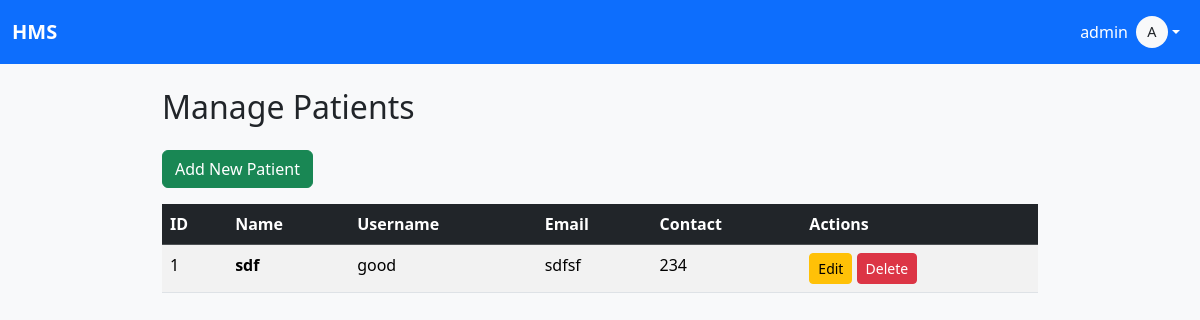
The page /admin/patients (signed in) on the database as committed earlier.
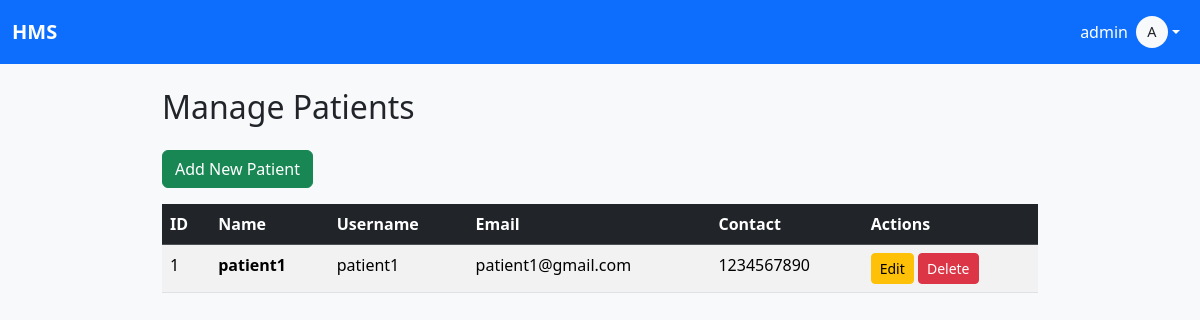
The same page on the database as committed later.
### app.py (models this page shows)
class PatientProfile(db.Model):
    id = db.Column(db.Integer, primary_key=True)
    email = db.Column(db.String(120), unique=True, nullable=False)
    contact = db.Column(db.String(20), nullable=False)
    address = db.Column(db.String(200), nullable=False)
    dob = db.Column(db.Date, nullable=False)
    user_id = db.Column(db.Integer, db.ForeignKey('user.id'), unique=True)

class User(UserMixin, db.Model):
    id = db.Column(db.Integer, primary_key=True)
    username = db.Column(db.String(50), unique=True, nullable=False)
    password_hash = db.Column(db.String(128), nullable=False)
    role = db.Column(db.String(20), nullable=False)  # admin, doctor, patient
    name = db.Column(db.String(100), nullable=False)
    profile_pic = db.Column(db.String(150), default='default.jpg')
    doctor = db.relationship('DoctorProfile', backref='user', uselist=False)
    patient = db.relationship('PatientProfile', backref='user', uselist=False)

### app.py (the view)
@app.route("/admin/patients")
@login_required
def manage_patients():
    if current_user.role != "admin": abort(403)
    return render_template("manage_patients.html", patients=PatientProfile.query.all())

### app.py (called while the page is built)
@login_manager.user_loader
def load_user(user_id):
    return User.query.get(int(user_id))

@app.context_processor
def inject_user():
    return dict(current_user=current_user, now=datetime.now())

### templates/manage_patients.html
{% extends "base.html" %}
{% block content %}
<h2 class="mb-4">Manage Patients</h2>
<a href="{{ url_for('add_patient') }}" class="btn btn-success mb-3">Add New Patient</a>
<table class="table table-striped table-hover">
  <thead class="table-dark">
    <tr>
      <th>ID</th>
      <th>Name</th>
      <th>Username</th>
      <th>Email</th>
      <th>Contact</th>
      <th>Actions</th>
    </tr>
  </thead>
  <tbody>
    {% for patient in patients %}
    <tr>
      <td>{{ patient.id }}</td>
      <td><strong>{{ patient.user.name }}</strong></td>
      <td>{{ patient.user.username }}</td>
      <td>{{ patient.email }}</td>
      <td>{{ patient.contact }}</td>
      <td>
        <a href="#" class="btn btn-sm btn-warning">Edit</a>
        <a href="#" class="btn btn-sm btn-danger btn-sm"
           onclick="return confirm('Delete this patient?')">Delete</a>
      </td>
    </tr>
    {% else %}
    <tr><td colspan="6" class="text-center">No patients found.</td></tr>
    {% endfor %}
  </tbody>
</table>
{% endblock %}

Rows that differ between the two databases and show on the page:
changed PatientProfile id 1: user.name "sdf" → "patient1"; user.username "good" → "patient1"; email "sdfsf" → "patient1@gmail.com"; contact "234" → "1234567890"
